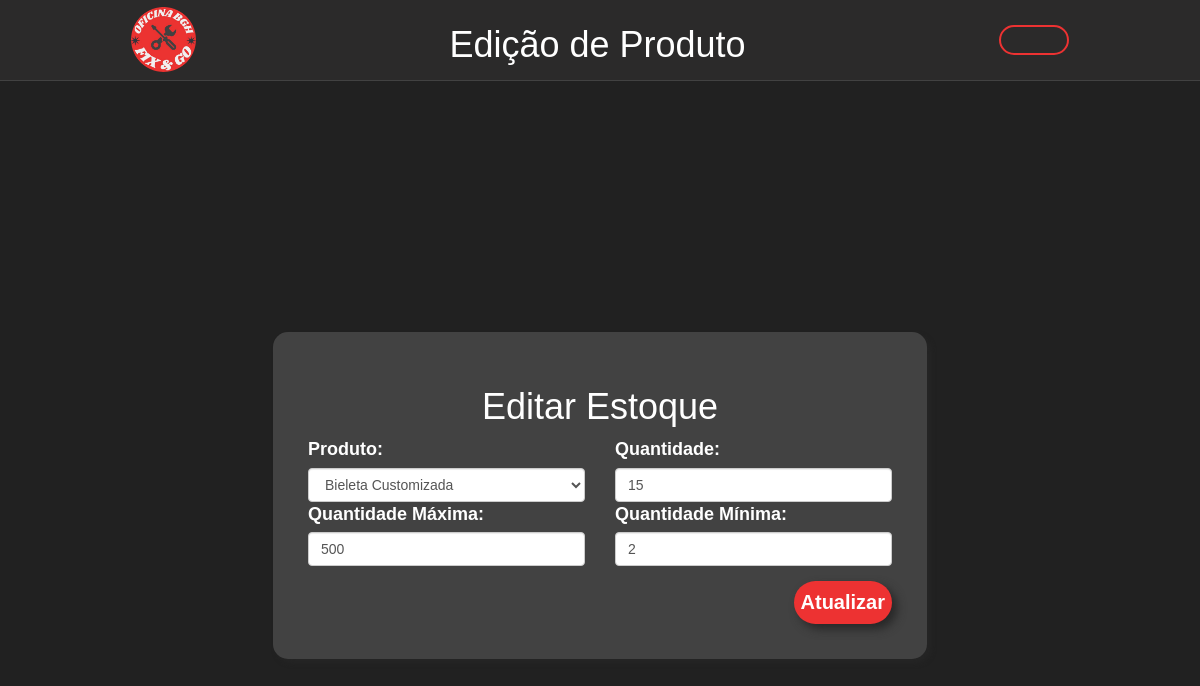
Page /editar/editarEstoque.php?id=5 (signed in) on the committed database.
### tables this page shows
CREATE TABLE `estoque` (
  `id` int(11) NOT NULL,
  `fkProduto` int(11) DEFAULT NULL,
  `qtd` int(11) NOT NULL,
  `qtdMax` int(11) NOT NULL,
  `qtdMin` int(11) NOT NULL
);

CREATE TABLE `produtos` (
  `id` int(11) NOT NULL,
  `descricao` varchar(1000) NOT NULL,
  `valorCusto` double NOT NULL,
  `valorVenda` double NOT NULL,
  `referencia` varchar(1000) NOT NULL
);

### classes/Produtos.php (called while the page is built, shortened)
<?php
class Produtos
{
    private $conn;
    private $table_name = "produtos";
    public function __construct($db)
    {
        $this->conn = $db;
    }
    public function ler()
    {
        $query = "SELECT * FROM " . $this->table_name;
        $stmt = $this->conn->prepare($query);
        $stmt->execute();
        return $stmt;
    }
}
?>

### classes/Estoques.php (called while the page is built, shortened)
<?php
class Estoques
{
    private $conn;
    private $table_name = "estoque";
    public function __construct($db)
    {
        $this->conn = $db;
    }
    public function lerPorId($id)
    {
        $query = "SELECT * FROM " . $this->table_name . " WHERE id = ?";
        $stmt = $this->conn->prepare($query);
        $stmt->execute([$id]);
        return $stmt->fetch(PDO::FETCH_ASSOC);
    }
}
?>

### editar/editarEstoque.php (the view, shortened to what this page needs)
<?php
include_once '../config/config.php';
include_once '../classes/Estoques.php';
include_once '../classes/Produtos.php';
$produto = new Produtos($db);
$produtos = $produto->ler();
$estoque = new Estoques($db);
if (isset($_GET['id'])) {
    $id = $_GET['id'];
    $dadosEstoque = $estoque->lerPorId($id);
}
?>
<!DOCTYPE html>
<html lang="pt-br">
<head>
    <link rel="stylesheet" href="../styles/styleCadUsuario.css">
        <link rel="stylesheet" href="https://maxcdn.bootstrapcdn.com/bootstrap/3.3.7/css/bootstrap.min.css">
    <link rel="stylesheet" href="https://cdnjs.cloudflare.com/ajax/libs/font-awesome/4.5.0/css/font-awesome.min.css">
    <link rel="stylesheet" href="../styles/styleCadUsuario.css">
</head>
<body>
<header>
        <img src="../assets/img/logo.png" alt="Logo" class="small-img">
        <h1 class="le">Edição de Produto</h1>
        <a href="../gerenciamento/gerenciarEstoques.php" class="btn-voltar"><ion-icon name="arrow-undo"></ion-icon></a>
    </header>
    <main style="height: 100vh;">
        <div class="container mx-auto shadow algin-middle">
            <h1 class="text-center">Editar Estoque</h1>
            <form method="POST">
                <div class="row">
                    <div class="col-md-6">
                    <label>Produto:</label>
                            <select name="fkProduto" required class="form-control">
                                <?php foreach ($produtos as $prod): ?>
                                    <option value="<?php echo $prod['id']; ?>" <?php echo ($prod['id'] == $dadosEstoque['fkProduto']) ? 'selected' : ''; ?>>
                                        <?php echo htmlspecialchars($prod['descricao']); ?>
                                    </option>
                                <?php endforeach; ?>
                            </select>
                    </div>
                    <div class="col-md-6">
                        <label>Quantidade:</label>
                        <input type="number" name="qtd" id="qtd" class="form-control" placeholder="ValorVenda..."
                                required value="<?php echo htmlspecialchars($dadosEstoque['qtd']); ?>">
                    </div>
                </div>
                <div class="row">
                    <div class="col-md-6">
                        <div class="form-group">
                            <label for="qtdMax">Quantidade Máxima:</label>
                            <input type="number" name="qtdMax" id="qtdMax" class="form-control" placeholder="valor de custo..."
                                required value="<?php echo htmlspecialchars($dadosEstoque['qtdMax']); ?>">
                        </div>
                    </div>
                    <div class="col-md-6">
                        <div class="form-group">
                            <label for="qtdMin">Quantidade Mínima:</label>
                            <input type="number" name="qtdMin" id="qtdMin" class="form-control" placeholder="Descrição..." required value="<?php echo htmlspecialchars($dadosEstoque['qtdMin']); ?>">
                        </div>
                    </div>
                </div>
                <button type="submit" class="btn-cad">
                <ion-icon name="pencil"></ion-icon> Atualizar
                </button>
            </form>
        </div>
    </main>
</body>
</html>

### styles/styleCadUsuario.css (style rules this page uses)
* { margin: 0; padding: 0; font-family: "Kanit", sans-serif; }
main { display: flex; justify-content: center; align-items: center; flex-direction: column; background: #212121; }
header { display: flex; flex-direction: row; justify-content: space-around; align-items: center; background-color: #2b2a2a; border-bottom: solid #424242 1px; padding: 5px; color: white; }
.small-img { height: 65px; width: 65px; }
.btn-voltar { float: right; display: flex; align-items: center; justify-content: center; padding: 2px; text-decoration: none; background-color: transparent; height: 30px; width: 70px; border-radius: 50px; border: solid 2px #ed3232; color: #ed3232; transition: all 0.6s ease; }
.btn-cad { float: right; display: flex; align-items: center; justify-content: center; padding: 7px; text-decoration: none; background-color: #ed3232; height: auto; width: auto; border-radius: 50px; color: white; font-size: 2rem; border: none; box-shadow: 5px 5px 10px #272727; font-weight: 600; transition: all 0.6s ease; }
h1 { color: white; }
.container { display: flex; justify-content: center; align-items: center; flex-direction: column; background-color: #424242; padding: 35px; border-radius: 15px; margin: 80px auto 50px auto; height: auto; width: auto; font-size: 18px; box-shadow: 4px 4px 5px #252525; }
.form-control { transition: all 0.6s ease; }
.row { display: flex; flex-direction: row; }
label { color: white; }

### rows in the picture
estoque: fkProduto "Bieleta Customizada", qtd "15", qtdMax "500", qtdMin "2"
